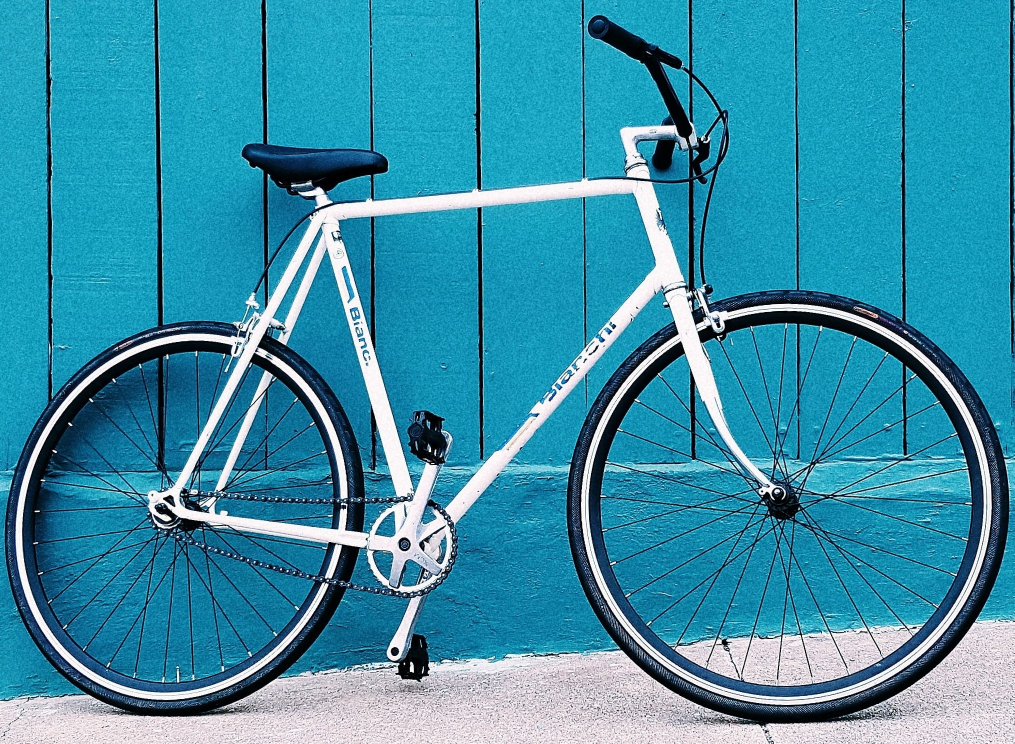
#> input picture Prog_Assignments/assignment_3_dataset/h_captcha_test_dataset/14.jpg, 2029 x 1488 px, given as the content of the folder hcaptcha_dataset/hcaptcha_dataset/train/airplane, which was not available (shown at 1/2 size)
$ jupyter execute --allow-errors 'ML Assignment2_Shahid_12210510.ipynb'   (text cells are left out)
#> lines starting #> are read from the running program, lines starting #| are printed output that depends on the picture; pictures that were not available may be replaced by others from this repository, and a replacement may not be noted
[cell 1]
import numpy as np
import pandas as pd
import matplotlib.pyplot as plt
import seaborn as sns
from sklearn.preprocessing import LabelEncoder
import glob
import os
import cv2
from sklearn.linear_model import SGDClassifier
from sklearn.preprocessing import StandardScaler
from sklearn.pipeline import make_pipeline
from sklearn.neighbors import KNeighborsClassifier
import warnings
warnings.filterwarnings('ignore', category=UserWarning, append=True)
from sklearn.linear_model import LogisticRegression

[cell 2]
train_dir="hcaptcha_dataset\\hcaptcha_dataset\\train"
test_dir="hcaptcha_dataset\\hcaptcha_dataset\\test"

[cell 3]
def data(path):
    lst_of_classes=['airplane', 'bicycle', 'boat', 'motorbus', 'motorcycle', 'seaplane','truck']
    temp= pd.DataFrame(columns = ['path', 'target'])
    for target in lst_of_classes:
        cls_imgs = glob.glob((f"{path}\\{target}\\*.jpg"))
        df = pd.DataFrame({
                'path': cls_imgs,
                'target': [target]*len(cls_imgs),
            })
        temp=pd.concat([temp,df],ignore_index = True)
    return temp

[cell 4]
trdata=data(train_dir)
tstdata=data(test_dir)

[cell 5]
trdata["target"].value_counts()

[cell 6]
tstdata["target"].value_counts()

[cell 7]
print(f"no.of training images are {trdata.shape[0]}\nno.of test images are {tstdata.shape[0]}")

[cell 8]
rnd_sample=trdata.sample().values
rnd_sample

[cell 9]
def rand_img_shape(path,target):
#> called with path = '_only/14.jpg', target = 'truck'
    img = cv2.imread(path)
#> img is the input picture: shape (1488, 2029, 3); mean B, G, R 169.5, 144.1, 57.2
    print(img.shape)
#| (1488, 2029, 3)
    plt.title(target)
    plt.imshow(img)

[cell 10]
rand_img_shape(rnd_sample[0,0],rnd_sample[0,1])

[cell 11]
#shape check
def shape_check(path):
    Image=cv2.imread(path)
    if Image.shape!=(128,128,3):
        return 1

[cell 12]
#checking,whether all the images are of same shape or not
temp_var=0
for p in trdata["path"].values:
    if shape_check(p):
        temp_var=1
        print("not all images have same size")
        break
if temp_var==0:
        print("all images have same size")

[cell 13]
#changing shape of all the images to same shape
def Image_shape_change(path):
#> called with path = '_only/14.jpg'
    img = cv2.imread(path)
    if img.shape!= (128, 128, 3):
        img = img[:128, :128]
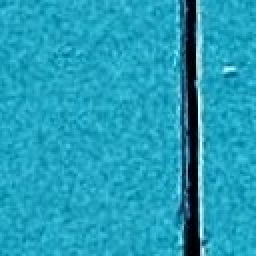
#> img: shape (128, 128, 3) (shown 2 times larger); mean B, G, R 185.8, 158.5, 34.3
    return img

[cell 14]
trdata["ch_img"]=trdata["path"].apply(Image_shape_change)
trdata["ch_img"].iloc[0]

[cell 15]
#cross checking after reshaping the images
def shape_check_after_change(img):
    if img.shape!=(128,128,3):
        return 1

for p in trdata["ch_img"].values:
    a=0
    if shape_check_after_change(p):
        print("not all image have same shape")
        a=1
if not a:
    print("all images have same shape")

[cell 16]
def greyscale(img):
    gray_img= cv2.cvtColor(img, cv2.COLOR_BGR2GRAY)
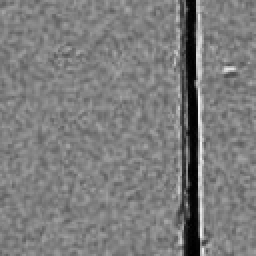
#> gray_img: shape (128, 128) (shown 2 times larger); min 0, max 242, mean 124.4
    return gray_img
trdata["ch_gimg"]=trdata["ch_img"].apply(greyscale)
print(f"changed all images to grayscale")

[cell 17]
trdata["ch_gimg"].iloc[0]

[cell 18]
#normalizing coloured image
trdata["nor_img"]=trdata["ch_img"].apply(lambda x:x/255)
trdata["nor_img"].iloc[0]

[cell 19]
#normalizing gray image
trdata["ch_nor_gimg"]=trdata["ch_gimg"].apply(lambda x:x/255)

[cell 20]
trdata["ch_nor_gimg"].iloc[0]

[cell 21]
#visualising images
def show_img(path,target):
    img = cv2.imread(path)
    plt.title(target)
    plt.imshow(img)
    plt.show()
for i in range(5):
    temp=trdata.sample().values
    show_img(temp[0,0],temp[0,1])

[cell 22]
trdata.sample()

[cell 23]
trdata["label"]=LabelEncoder().fit_transform(trdata["target"])
trdata["label"]

[cell 24]
trdata["ch_nor_gimg"][0]

[cell 25]
trdata["ch_nor_gimg"]=trdata["ch_nor_gimg"].apply(lambda x: x.flatten())
trdata["ch_nor_gimg"][0]

[cell 26]
from sklearn.model_selection import StratifiedKFold
kfold = StratifiedKFold(shuffle = True)
f=0
#> (the rest of this cell did not finish here and is left out)

[cell 27]
from sklearn.linear_model import LogisticRegression
from sklearn.model_selection import train_test_split
def logiRegr(df):
    model=LogisticRegression(multi_class='ovr')
    kfold = StratifiedKFold(n_splits=3,shuffle = True)
    i=0
    for  train_idx, test_idx in kfold.split(trdata['ch_nor_gimg'], trdata['label']):
        i+=1
        test = trdata.loc[test_idx]
        train = trdata.loc[train_idx]
        model.fit(np.stack(train["ch_nor_gimg"].values),train["label"])
        ypred=model.predict(np.stack(test["ch_nor_gimg"].values))
        accuracy=np.mean(ypred==np.array(test["label"]))
        print(f"for fold-{i} accuracy is {accuracy*100}")

#> (a cell that did not finish here is left out)

[cell 29]
#knn
def accuracy_score(ytest,ypred):
    c=0
    for i in range(len(ytest)):
        if ytest[i]==ypred[i]:
            c+=1
    return c/len(ytest)

[cell 30]
#using distance euclidean distance metic
from sklearn.neighbors import KNeighborsClassifier
knn=KNeighborsClassifier(n_neighbors=4,p=2)
f=0
#> (the rest of this cell did not finish here and is left out)

[cell 31]
#using manhattan distance metric
from sklearn.neighbors import KNeighborsClassifier
knn=KNeighborsClassifier(n_neighbors=4,p=1)
f=0
#> (the rest of this cell did not finish here and is left out)

[cell 32]
from sklearn import svm
from sklearn.model_selection import train_test_split
xtrain, xtest, ytrain, ytest = train_test_split(trdata["ch_nor_gimg"],
                                                trdata["label"],
                                         test_size=0.35, random_state=48)
svm_xtrain=np.stack(xtrain.values)
svm_xtest=np.stack(xtest.values)
svm_ytrain=np.stack(ytrain.values)
svm_ytest=np.stack(ytest.values)
#Linear_Svc
svc1=svm.SVC()
svc1.fit(svm_xtrain,svm_ytrain)
ypred = svc1.predict(svm_xtest)
accuracy=accuracy_score(svm_ytest,ypred)
print(f"accuracy for linear kernel_Svc is {accuracy*100}")

[cell 33]
#RFB kernel
svc_2=svm.SVC(kernel='rbf')
svc_2.fit(svm_xtrain,svm_ytrain)
ypred = svc_2.predict(svm_xtest)
accuracy=np.mean(ypred==svm_ytest)
print(f"accuracy for RFB kernel_Svc is {accuracy*100}")

[cell 34]
#polynomial kernel
svc_3=svm.SVC(kernel='poly',degree=2)
svc_3.fit(svm_xtrain,svm_ytrain)
ypred = svc_3.predict(svm_xtest)
accuracy=np.mean(ypred==svm_ytest)
print(f"accuracy for polynomial kernel_Svc is {accuracy*100}")

[cell 35]
#SGDClassifier
clf = SGDClassifier(max_iter=1000, tol=1e-3)
clf.fit(svm_xtrain,svm_ytrain)
ypred=clf.predict(svm_xtest)
acc = np.mean(ypred == svm_ytest)
print(f"SGDClassifier Accuracy - {acc*100}")

[cell 36]
#NuSvc
svc_4= svm.NuSVC(kernel='linear')
#> (the rest of this cell did not finish here and is left out)

[cell 37]
#LinearSVC
svc_5=svm.LinearSVC(tol=1e-05)
svc_5.fit(svm_xtrain,svm_ytrain)
ypred = svc_5.predict(svm_xtest)

acc = np.mean(ypred == svm_ytest)
print(f"LinearSVC Accuracy - {acc*100}")

[cell 38]
#Finalizing model based on cross validation.
knn=KNeighborsClassifier(n_neighbors=4,p=1)#p=1 represents manhattan distance metric.
svc1=svm.SVC()
f=0
#> (the rest of this cell did not finish here and is left out)

[cell 39]
tstdata.info()

[cell 40]
tstdata["img"]=tstdata["path"].apply(lambda x:cv2.imread(x))

[cell 41]
tstdata["img"]=tstdata["img"].apply(lambda x:x[:128,:128])

[cell 42]
tstdata["gimg"]=tstdata["img"].apply(lambda x:cv2.cvtColor(x, cv2.COLOR_BGR2GRAY))

[cell 43]
tstdata.sample(5)

[cell 44]
tstdata["gimg"]=tstdata["gimg"].apply(lambda x:x.flatten())

[cell 45]
tstdata["gimg"]=tstdata["gimg"].apply(lambda x:x/255)
tstdata["label"]=LabelEncoder().fit_transform(tstdata["target"])

[cell 46]
tstdata[tstdata["target"]=="bicycle"].sample()
#trdata[trdata["target"]=="bicycle"].sample()

[cell 47]
knn.fit(np.stack(trdata["ch_nor_gimg"].values),trdata["label"])
y_knn_pred=knn.predict(np.stack(tstdata["gimg"].values))


svc1.fit(np.stack(trdata["ch_nor_gimg"].values),trdata["label"])
y_SVC_pred = svc1.predict(np.stack(tstdata["gimg"].values))

[cell 48]
acknn=accuracy_score(np.array(tstdata["label"].values), y_knn_pred)
acSVC=accuracy_score(np.array(tstdata["label"].values), y_SVC_pred)

[cell 49]
print(f"accuray with knn is {acknn}\naccuracy wih SVC is {acSVC}")

[cell 50]
from sklearn.metrics import confusion_matrix
conf_mat = confusion_matrix(np.array(tstdata["label"].values), y_SVC_pred)
sns.heatmap(conf_mat,annot=True)
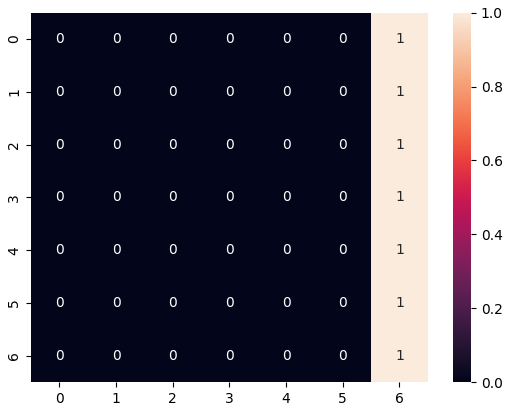
#> figure drawn by matplotlib, 2 panels

[cell 51]
from sklearn.metrics import confusion_matrix
conf_mat = confusion_matrix(np.array(tstdata["label"].values), y_knn_pred)
sns.heatmap(conf_mat,annot=True)
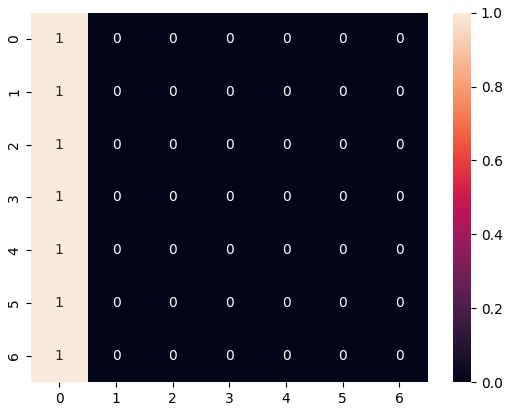
#> figure drawn by matplotlib, 2 panels

[cell 52]
list_of_classes=['bicycle','motorbus', 'motorcycle','truck']
df1=trdata[trdata['target']=="bicycle"]
df2=trdata[trdata['target']=="motorcycle"]
df3=trdata[trdata['target']=="motorbus"]
df4=trdata[trdata['target']=="truck"]
tempdf=pd.concat([df1,df2,df3,df4],ignore_index=True)

[cell 53]
tempdf["target"].value_counts()

[cell 54]
def tempf(target):
    if target=="motorcycle" or target=="bicycle":
        return 0
    else:
        return 1
tempdf["ext_label"]=tempdf["target"].apply(tempf)
